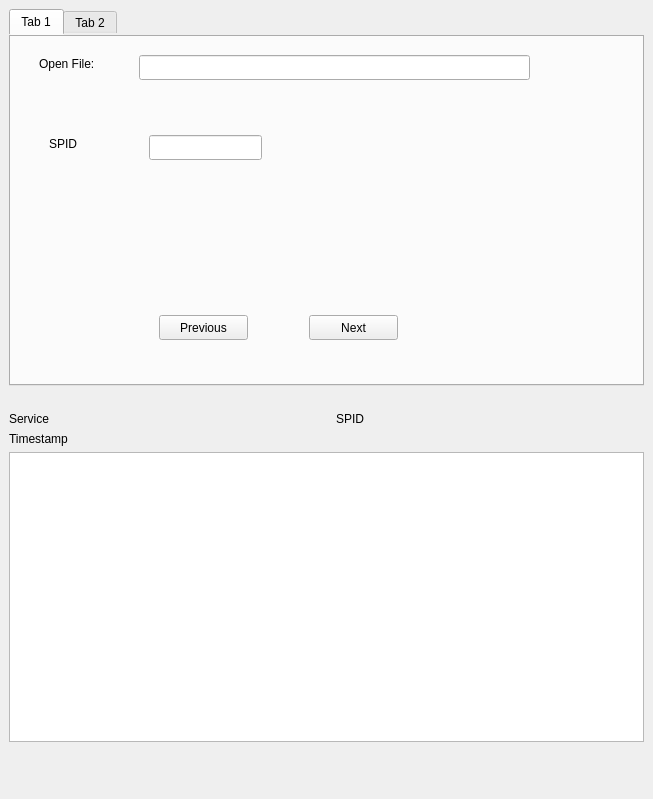
<?xml version="1.0" encoding="UTF-8"?>
<ui version="4.0">
 <class>mainWindow</class>
 <widget class="QMainWindow" name="mainWindow">
  <property name="enabled">
   <bool>true</bool>
  </property>
  <property name="geometry">
   <rect>
    <x>0</x>
    <y>0</y>
    <width>653</width>
    <height>799</height>
   </rect>
  </property>
  <property name="windowTitle">
   <string>MainWindow</string>
  </property>
  <property name="styleSheet">
   <string notr="true">border-color: rgb(138, 226, 52);</string>
  </property>
  <widget class="QWidget" name="centralwidget">
   <property name="styleSheet">
    <string notr="true"/>
   </property>
   <layout class="QVBoxLayout" name="verticalLayout">
    <item>
     <widget class="QTabWidget" name="tabWidget">
      <property name="currentIndex">
       <number>0</number>
      </property>
      <widget class="QWidget" name="tab">
       <attribute name="title">
        <string>Tab 1</string>
       </attribute>
       <widget class="QLineEdit" name="lineEdit">
        <property name="geometry">
         <rect>
          <x>130</x>
          <y>20</y>
          <width>391</width>
          <height>25</height>
         </rect>
        </property>
       </widget>
       <widget class="QLabel" name="label_5">
        <property name="geometry">
         <rect>
          <x>30</x>
          <y>20</y>
          <width>67</width>
          <height>17</height>
         </rect>
        </property>
        <property name="text">
         <string>Open File:</string>
        </property>
       </widget>
       <widget class="QLineEdit" name="lineEdit_2">
        <property name="geometry">
         <rect>
          <x>140</x>
          <y>100</y>
          <width>113</width>
          <height>25</height>
         </rect>
        </property>
       </widget>
       <widget class="QLabel" name="label_6">
        <property name="geometry">
         <rect>
          <x>40</x>
          <y>100</y>
          <width>67</width>
          <height>17</height>
         </rect>
        </property>
        <property name="text">
         <string>SPID</string>
        </property>
       </widget>
       <widget class="QPushButton" name="pushButton">
        <property name="geometry">
         <rect>
          <x>150</x>
          <y>280</y>
          <width>89</width>
          <height>25</height>
         </rect>
        </property>
        <property name="text">
         <string>Previous</string>
        </property>
       </widget>
       <widget class="QPushButton" name="pushButton_2">
        <property name="geometry">
         <rect>
          <x>300</x>
          <y>280</y>
          <width>89</width>
          <height>25</height>
         </rect>
        </property>
        <property name="text">
         <string>Next</string>
        </property>
       </widget>
      </widget>
      <widget class="QWidget" name="tab_2">
       <attribute name="title">
        <string>Tab 2</string>
       </attribute>
       <widget class="QLabel" name="label">
        <property name="geometry">
         <rect>
          <x>0</x>
          <y>50</y>
          <width>91</width>
          <height>17</height>
         </rect>
        </property>
        <property name="text">
         <string>Raw data hex</string>
        </property>
       </widget>
       <widget class="QTextEdit" name="textEdit">
        <property name="geometry">
         <rect>
          <x>0</x>
          <y>70</y>
          <width>633</width>
          <height>200</height>
         </rect>
        </property>
        <property name="sizePolicy">
         <sizepolicy hsizetype="Expanding" vsizetype="Fixed">
          <horstretch>0</horstretch>
          <verstretch>0</verstretch>
         </sizepolicy>
        </property>
        <property name="minimumSize">
         <size>
          <width>0</width>
          <height>200</height>
         </size>
        </property>
       </widget>
       <widget class="QPushButton" name="clearButton">
        <property name="geometry">
         <rect>
          <x>10</x>
          <y>290</y>
          <width>80</width>
          <height>25</height>
         </rect>
        </property>
        <property name="minimumSize">
         <size>
          <width>0</width>
          <height>20</height>
         </size>
        </property>
        <property name="text">
         <string>Clear</string>
        </property>
       </widget>
       <widget class="QPushButton" name="pasteButton">
        <property name="geometry">
         <rect>
          <x>200</x>
          <y>290</y>
          <width>151</width>
          <height>25</height>
         </rect>
        </property>
        <property name="minimumSize">
         <size>
          <width>150</width>
          <height>20</height>
         </size>
        </property>
        <property name="text">
         <string>Paste from clipboard</string>
        </property>
       </widget>
       <widget class="QPushButton" name="parseButton">
        <property name="geometry">
         <rect>
          <x>440</x>
          <y>290</y>
          <width>151</width>
          <height>25</height>
         </rect>
        </property>
        <property name="minimumSize">
         <size>
          <width>0</width>
          <height>20</height>
         </size>
        </property>
        <property name="text">
         <string>Parse</string>
        </property>
       </widget>
      </widget>
     </widget>
    </item>
    <item>
     <layout class="QGridLayout" name="gridLayout">
      <item row="0" column="1">
       <spacer name="horizontalSpacer">
        <property name="orientation">
         <enum>Qt::Horizontal</enum>
        </property>
        <property name="sizeHint" stdset="0">
         <size>
          <width>98</width>
          <height>20</height>
         </size>
        </property>
       </spacer>
      </item>
      <item row="3" column="0" colspan="4">
       <widget class="QTableWidget" name="tableWidget"/>
      </item>
      <item row="4" column="0" colspan="2">
       <widget class="QLabel" name="status">
        <property name="minimumSize">
         <size>
          <width>200</width>
          <height>20</height>
         </size>
        </property>
        <property name="text">
         <string/>
        </property>
       </widget>
      </item>
      <item row="4" column="2" colspan="2">
       <spacer name="horizontalSpacer_2">
        <property name="orientation">
         <enum>Qt::Horizontal</enum>
        </property>
        <property name="sizeHint" stdset="0">
         <size>
          <width>308</width>
          <height>20</height>
         </size>
        </property>
       </spacer>
      </item>
      <item row="1" column="0">
       <widget class="QLabel" name="label_2">
        <property name="text">
         <string>Service</string>
        </property>
       </widget>
      </item>
      <item row="1" column="3">
       <widget class="QLabel" name="SPIDLabel">
        <property name="text">
         <string/>
        </property>
       </widget>
      </item>
      <item row="1" column="2">
       <widget class="QLabel" name="label_3">
        <property name="text">
         <string>SPID</string>
        </property>
       </widget>
      </item>
      <item row="1" column="1">
       <widget class="QLabel" name="serviceLabel">
        <property name="text">
         <string/>
        </property>
       </widget>
      </item>
      <item row="2" column="0">
       <widget class="QLabel" name="label_4">
        <property name="text">
         <string>Timestamp</string>
        </property>
       </widget>
      </item>
      <item row="2" column="1">
       <widget class="QLabel" name="timestampLabel">
        <property name="text">
         <string/>
        </property>
       </widget>
      </item>
     </layout>
    </item>
   </layout>
  </widget>
  <widget class="QMenuBar" name="menubar">
   <property name="geometry">
    <rect>
     <x>0</x>
     <y>0</y>
     <width>653</width>
     <height>22</height>
    </rect>
   </property>
  </widget>
  <widget class="QStatusBar" name="statusbar"/>
 </widget>
 <resources/>
 <connections/>
</ui>
